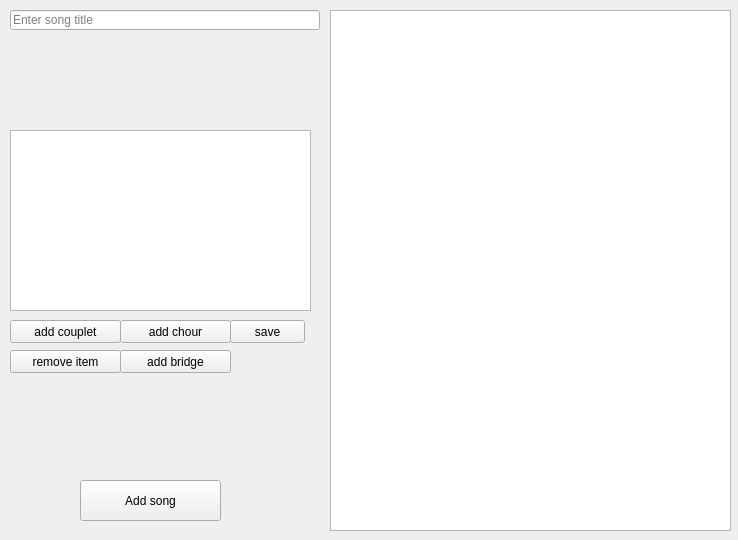
<?xml version="1.0" encoding="UTF-8"?>
<ui version="4.0">
 <class>addSongWindow</class>
 <widget class="QMainWindow" name="addSongWindow">
  <property name="geometry">
   <rect>
    <x>0</x>
    <y>0</y>
    <width>738</width>
    <height>540</height>
   </rect>
  </property>
  <property name="windowTitle">
   <string>New Song</string>
  </property>
  <property name="styleSheet">
   <string notr="true"/>
  </property>
  <widget class="QWidget" name="centralwidget">
   <widget class="QLineEdit" name="song_title">
    <property name="geometry">
     <rect>
      <x>10</x>
      <y>10</y>
      <width>310</width>
      <height>20</height>
     </rect>
    </property>
    <property name="placeholderText">
     <string>Enter song title</string>
    </property>
   </widget>
   <widget class="QPushButton" name="add_couplet_btn">
    <property name="geometry">
     <rect>
      <x>10</x>
      <y>320</y>
      <width>111</width>
      <height>23</height>
     </rect>
    </property>
    <property name="text">
     <string>add couplet</string>
    </property>
   </widget>
   <widget class="QPushButton" name="add_chour_btn">
    <property name="geometry">
     <rect>
      <x>120</x>
      <y>320</y>
      <width>111</width>
      <height>23</height>
     </rect>
    </property>
    <property name="text">
     <string>add chour</string>
    </property>
   </widget>
   <widget class="QPushButton" name="add_bridge_btn">
    <property name="geometry">
     <rect>
      <x>120</x>
      <y>350</y>
      <width>111</width>
      <height>23</height>
     </rect>
    </property>
    <property name="text">
     <string>add bridge</string>
    </property>
   </widget>
   <widget class="QListWidget" name="song_list">
    <property name="geometry">
     <rect>
      <x>330</x>
      <y>10</y>
      <width>401</width>
      <height>521</height>
     </rect>
    </property>
    <property name="dragEnabled">
     <bool>false</bool>
    </property>
    <property name="dragDropOverwriteMode">
     <bool>false</bool>
    </property>
    <property name="dragDropMode">
     <enum>QAbstractItemView::InternalMove</enum>
    </property>
    <property name="verticalScrollMode">
     <enum>QAbstractItemView::ScrollPerPixel</enum>
    </property>
    <property name="horizontalScrollMode">
     <enum>QAbstractItemView::ScrollPerPixel</enum>
    </property>
    <property name="uniformItemSizes">
     <bool>false</bool>
    </property>
   </widget>
   <widget class="QPlainTextEdit" name="text_input">
    <property name="geometry">
     <rect>
      <x>10</x>
      <y>130</y>
      <width>301</width>
      <height>181</height>
     </rect>
    </property>
   </widget>
   <widget class="QPushButton" name="add_song_btn">
    <property name="geometry">
     <rect>
      <x>80</x>
      <y>480</y>
      <width>141</width>
      <height>41</height>
     </rect>
    </property>
    <property name="text">
     <string>Add song</string>
    </property>
   </widget>
   <widget class="QPushButton" name="remove_item_btn">
    <property name="geometry">
     <rect>
      <x>10</x>
      <y>350</y>
      <width>111</width>
      <height>23</height>
     </rect>
    </property>
    <property name="text">
     <string>remove item</string>
    </property>
   </widget>
   <widget class="QPushButton" name="save_item_btn">
    <property name="geometry">
     <rect>
      <x>230</x>
      <y>320</y>
      <width>75</width>
      <height>23</height>
     </rect>
    </property>
    <property name="text">
     <string>save</string>
    </property>
   </widget>
  </widget>
 </widget>
 <resources/>
 <connections/>
</ui>
